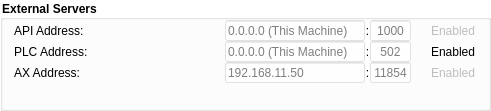
                       <widget class="QGroupBox" name="ServerGroupBox">
                        <property name="geometry">
                         <rect>
                          <x>0</x>
                          <y>210</y>
                          <width>491</width>
                          <height>111</height>
                         </rect>
                        </property>
                        <property name="font">
                         <font>
                          <weight>75</weight>
                          <bold>true</bold>
                         </font>
                        </property>
                        <property name="styleSheet">
                         <string notr="true">background-color: rgba(255, 255, 255, 100);
border-color: rgb(255, 255, 255);</string>
                        </property>
                        <property name="title">
                         <string>External Servers</string>
                        </property>
                        <property name="flat">
                         <bool>true</bool>
                        </property>
                        <layout class="QGridLayout" name="gridLayout_9">
                         <property name="topMargin">
                          <number>0</number>
                         </property>
                         <property name="bottomMargin">
                          <number>0</number>
                         </property>
                         <property name="spacing">
                          <number>0</number>
                         </property>
                         <item row="0" column="1">
                          <layout class="QHBoxLayout" name="horizontalLayout_3">
                           <property name="spacing">
                            <number>1</number>
                           </property>
                           <item>
                            <spacer name="horizontalSpacer_2">
                             <property name="orientation">
                              <enum>Qt::Horizontal</enum>
                             </property>
                             <property name="sizeType">
                              <enum>QSizePolicy::Expanding</enum>
                             </property>
                             <property name="sizeHint" stdset="0">
                              <size>
                               <width>0</width>
                               <height>0</height>
                              </size>
                             </property>
                            </spacer>
                           </item>
                           <item>
                            <widget class="QLineEdit" name="le_apiAddress">
                             <property name="sizePolicy">
                              <sizepolicy hsizetype="Expanding" vsizetype="Expanding">
                               <horstretch>0</horstretch>
                               <verstretch>0</verstretch>
                              </sizepolicy>
                             </property>
                             <property name="minimumSize">
                              <size>
                               <width>140</width>
                               <height>21</height>
                              </size>
                             </property>
                             <property name="maximumSize">
                              <size>
                               <width>140</width>
                               <height>16777215</height>
                              </size>
                             </property>
                             <property name="inputMask">
                              <string/>
                             </property>
                             <property name="placeholderText">
                              <string>0.0.0.0 (This Machine)</string>
                             </property>
                            </widget>
                           </item>
                           <item>
                            <widget class="QLabel" name="label_4">
                             <property name="maximumSize">
                              <size>
                               <width>3</width>
                               <height>16777215</height>
                              </size>
                             </property>
                             <property name="text">
                              <string>:</string>
                             </property>
                             <property name="alignment">
                              <set>Qt::AlignCenter</set>
                             </property>
                            </widget>
                           </item>
                           <item>
                            <widget class="QLineEdit" name="le_apiPort">
                             <property name="sizePolicy">
                              <sizepolicy hsizetype="Expanding" vsizetype="Expanding">
                               <horstretch>0</horstretch>
                               <verstretch>0</verstretch>
                              </sizepolicy>
                             </property>
                             <property name="minimumSize">
                              <size>
                               <width>0</width>
                               <height>21</height>
                              </size>
                             </property>
                             <property name="maximumSize">
                              <size>
                               <width>41</width>
                               <height>16777215</height>
                              </size>
                             </property>
                             <property name="maxLength">
                              <number>4</number>
                             </property>
                             <property name="alignment">
                              <set>Qt::AlignCenter</set>
                             </property>
                             <property name="placeholderText">
                              <string>1000</string>
                             </property>
                            </widget>
                           </item>
                          </layout>
                         </item>
                         <item row="0" column="2">
                          <widget class="QCheckBox" name="cb_apiAllowed">
                           <property name="enabled">
                            <bool>false</bool>
                           </property>
                           <property name="minimumSize">
                            <size>
                             <width>50</width>
                             <height>0</height>
                            </size>
                           </property>
                           <property name="toolTip">
                            <string>&lt;html&gt;&lt;head/&gt;&lt;body&gt;&lt;p&gt;This variable disables or enables the MasterAPP API client.&lt;/p&gt;&lt;/body&gt;&lt;/html&gt;</string>
                           </property>
                           <property name="styleSheet">
                            <string notr="true">background-color:transparent</string>
                           </property>
                           <property name="text">
                            <string>Enabled</string>
                           </property>
                           <property name="checked">
                            <bool>false</bool>
                           </property>
                          </widget>
                         </item>
                         <item row="0" column="0">
                          <widget class="QLabel" name="label_2">
                           <property name="toolTip">
                            <string>&lt;html&gt;&lt;head/&gt;&lt;body&gt;&lt;p&gt;This variable controls the host and port of the API server MasterAPP API client will connect to.&lt;/p&gt;&lt;p&gt;Default address - This machine:1000&lt;/p&gt;&lt;/body&gt;&lt;/html&gt;</string>
                           </property>
                           <property name="styleSheet">
                            <string notr="true">background-color:transparent</string>
                           </property>
                           <property name="text">
                            <string>API Address: </string>
                           </property>
                          </widget>
                         </item>
                         <item row="1" column="1">
                          <layout class="QHBoxLayout" name="horizontalLayout_5">
                           <property name="spacing">
                            <number>1</number>
                           </property>
                           <item>
                            <spacer name="horizontalSpacer_4">
                             <property name="orientation">
                              <enum>Qt::Horizontal</enum>
                             </property>
                             <property name="sizeType">
                              <enum>QSizePolicy::Expanding</enum>
                             </property>
                             <property name="sizeHint" stdset="0">
                              <size>
                               <width>0</width>
                               <height>0</height>
                              </size>
                             </property>
                            </spacer>
                           </item>
                           <item>
                            <widget class="QLineEdit" name="le_plcAddress">
                             <property name="sizePolicy">
                              <sizepolicy hsizetype="Expanding" vsizetype="Maximum">
                               <horstretch>0</horstretch>
                               <verstretch>0</verstretch>
                              </sizepolicy>
                             </property>
                             <property name="minimumSize">
                              <size>
                               <width>140</width>
                               <height>21</height>
                              </size>
                             </property>
                             <property name="maximumSize">
                              <size>
                               <width>140</width>
                               <height>16777215</height>
                              </size>
                             </property>
                             <property name="inputMask">
                              <string/>
                             </property>
                             <property name="placeholderText">
                              <string>0.0.0.0 (This Machine)</string>
                             </property>
                            </widget>
                           </item>
                           <item>
                            <widget class="QLabel" name="label_5">
                             <property name="maximumSize">
                              <size>
                               <width>3</width>
                               <height>16777215</height>
                              </size>
                             </property>
                             <property name="text">
                              <string>:</string>
                             </property>
                             <property name="alignment">
                              <set>Qt::AlignCenter</set>
                             </property>
                            </widget>
                           </item>
                           <item>
                            <widget class="QLineEdit" name="le_plcPort">
                             <property name="sizePolicy">
                              <sizepolicy hsizetype="Expanding" vsizetype="Expanding">
                               <horstretch>0</horstretch>
                               <verstretch>0</verstretch>
                              </sizepolicy>
                             </property>
                             <property name="minimumSize">
                              <size>
                               <width>0</width>
                               <height>21</height>
                              </size>
                             </property>
                             <property name="maximumSize">
                              <size>
                               <width>41</width>
                               <height>16777215</height>
                              </size>
                             </property>
                             <property name="maxLength">
                              <number>4</number>
                             </property>
                             <property name="alignment">
                              <set>Qt::AlignCenter</set>
                             </property>
                             <property name="placeholderText">
                              <string>502</string>
                             </property>
                            </widget>
                           </item>
                          </layout>
                         </item>
                         <item row="1" column="0">
                          <widget class="QLabel" name="label_3">
                           <property name="toolTip">
                            <string>&lt;html&gt;&lt;head/&gt;&lt;body&gt;&lt;p&gt;This variable controls the host and port of the PLC server MasterAPP PLC client will connect to..&lt;/p&gt;&lt;p&gt;Default address - This machine:1001&lt;/p&gt;&lt;/body&gt;&lt;/html&gt;</string>
                           </property>
                           <property name="styleSheet">
                            <string notr="true">background-color:transparent</string>
                           </property>
                           <property name="text">
                            <string>PLC Address: </string>
                           </property>
                          </widget>
                         </item>
                         <item row="1" column="2">
                          <widget class="QCheckBox" name="cb_plcAllowed">
                           <property name="minimumSize">
                            <size>
                             <width>50</width>
                             <height>0</height>
                            </size>
                           </property>
                           <property name="toolTip">
                            <string>&lt;html&gt;&lt;head/&gt;&lt;body&gt;&lt;p&gt;This variable disables or enables the MasterAPP PLC client.&lt;/p&gt;&lt;/body&gt;&lt;/html&gt;</string>
                           </property>
                           <property name="styleSheet">
                            <string notr="true">background-color:transparent</string>
                           </property>
                           <property name="text">
                            <string>Enabled</string>
                           </property>
                           <property name="checked">
                            <bool>false</bool>
                           </property>
                          </widget>
                         </item>
                         <item row="2" column="0">
                          <widget class="QLabel" name="label_9">
                           <property name="toolTip">
                            <string>&lt;html&gt;&lt;head/&gt;&lt;body&gt;&lt;p&gt;This variable controls the address and port of the AX-DOOR terminal MasterAPP AX server will listen to.&lt;/p&gt;&lt;p&gt;Default address - 192.168.11.50:11854&lt;/p&gt;&lt;p&gt;AX-DOOR backup address - 192.168.1.240:80&lt;/p&gt;&lt;p&gt;! The AX-DOOR backup address is the address of default settings of the AX-DOOR terminal. Only use the backup address if you have problems with the given default address and if dip-6 on the AX-DOOR is set to ON&lt;/p&gt;&lt;/body&gt;&lt;/html&gt;</string>
                           </property>
                           <property name="styleSheet">
                            <string notr="true">background-color:transparent</string>
                           </property>
                           <property name="text">
                            <string>AX Address: </string>
                           </property>
                          </widget>
                         </item>
                         <item row="2" column="2">
                          <widget class="QCheckBox" name="cb_axAllowed">
                           <property name="enabled">
                            <bool>false</bool>
                           </property>
                           <property name="minimumSize">
                            <size>
                             <width>50</width>
                             <height>0</height>
                            </size>
                           </property>
                           <property name="toolTip">
                            <string>&lt;html&gt;&lt;head/&gt;&lt;body&gt;&lt;p&gt;This variable disables or enables the MasterAPP AX server.&lt;/p&gt;&lt;/body&gt;&lt;/html&gt;</string>
                           </property>
                           <property name="styleSheet">
                            <string notr="true">background-color:transparent</string>
                           </property>
                           <property name="text">
                            <string>Enabled</string>
                           </property>
                           <property name="checked">
                            <bool>false</bool>
                           </property>
                          </widget>
                         </item>
                         <item row="2" column="1">
                          <layout class="QHBoxLayout" name="horizontalLayout_10">
                           <property name="spacing">
                            <number>1</number>
                           </property>
                           <item>
                            <spacer name="horizontalSpacer_5">
                             <property name="orientation">
                              <enum>Qt::Horizontal</enum>
                             </property>
                             <property name="sizeType">
                              <enum>QSizePolicy::Expanding</enum>
                             </property>
                             <property name="sizeHint" stdset="0">
                              <size>
                               <width>0</width>
                               <height>0</height>
                              </size>
                             </property>
                            </spacer>
                           </item>
                           <item>
                            <widget class="QLineEdit" name="le_axAddress">
                             <property name="sizePolicy">
                              <sizepolicy hsizetype="Expanding" vsizetype="Maximum">
                               <horstretch>0</horstretch>
                               <verstretch>0</verstretch>
                              </sizepolicy>
                             </property>
                             <property name="minimumSize">
                              <size>
                               <width>140</width>
                               <height>21</height>
                              </size>
                             </property>
                             <property name="maximumSize">
                              <size>
                               <width>140</width>
                               <height>16777215</height>
                              </size>
                             </property>
                             <property name="inputMask">
                              <string/>
                             </property>
                             <property name="placeholderText">
                              <string>192.168.11.50</string>
                             </property>
                            </widget>
                           </item>
                           <item>
                            <widget class="QLabel" name="label_10">
                             <property name="maximumSize">
                              <size>
                               <width>3</width>
                               <height>16777215</height>
                              </size>
                             </property>
                             <property name="text">
                              <string>:</string>
                             </property>
                             <property name="alignment">
                              <set>Qt::AlignCenter</set>
                             </property>
                            </widget>
                           </item>
                           <item>
                            <widget class="QLineEdit" name="le_axPort">
                             <property name="sizePolicy">
                              <sizepolicy hsizetype="Expanding" vsizetype="Expanding">
                               <horstretch>0</horstretch>
                               <verstretch>0</verstretch>
                              </sizepolicy>
                             </property>
                             <property name="minimumSize">
                              <size>
                               <width>0</width>
                               <height>21</height>
                              </size>
                             </property>
                             <property name="maximumSize">
                              <size>
                               <width>41</width>
                               <height>16777215</height>
                              </size>
                             </property>
                             <property name="maxLength">
                              <number>5</number>
                             </property>
                             <property name="alignment">
                              <set>Qt::AlignCenter</set>
                             </property>
                             <property name="placeholderText">
                              <string>11854</string>
                             </property>
                            </widget>
                           </item>
                          </layout>
                         </item>
                         <item row="3" column="0">
                          <spacer name="verticalSpacer_7">
                           <property name="orientation">
                            <enum>Qt::Vertical</enum>
                           </property>
                           <property name="sizeHint" stdset="0">
                            <size>
                             <width>20</width>
                             <height>40</height>
                            </size>
                           </property>
                          </spacer>
                         </item>
                        </layout>
                       </widget>
